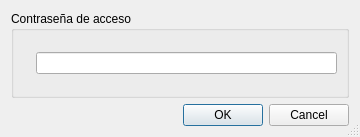
<?xml version="1.0" encoding="UTF-8"?>
<ui version="4.0">
 <class>Dialog</class>
 <widget class="QDialog" name="Dialog">
  <property name="geometry">
   <rect>
    <x>0</x>
    <y>0</y>
    <width>360</width>
    <height>137</height>
   </rect>
  </property>
  <property name="windowTitle">
   <string>Ingreso a Avrak</string>
  </property>
  <property name="sizeGripEnabled">
   <bool>true</bool>
  </property>
  <property name="modal">
   <bool>true</bool>
  </property>
  <layout class="QVBoxLayout" name="verticalLayout_2">
   <item>
    <widget class="QGroupBox" name="groupBox">
     <property name="title">
      <string>Contraseña de acceso</string>
     </property>
     <layout class="QHBoxLayout" name="horizontalLayout">
      <item>
       <widget class="QLabel" name="label">
        <property name="text">
         <string/>
        </property>
        <property name="pixmap">
         <pixmap resource="../../data.qrc">:/icons/res/application-pgp-encrypted.png</pixmap>
        </property>
       </widget>
      </item>
      <item>
       <widget class="QLineEdit" name="line_password">
        <property name="echoMode">
         <enum>QLineEdit::Password</enum>
        </property>
       </widget>
      </item>
     </layout>
    </widget>
   </item>
   <item>
    <widget class="QDialogButtonBox" name="buttonBox">
     <property name="orientation">
      <enum>Qt::Horizontal</enum>
     </property>
     <property name="standardButtons">
      <set>QDialogButtonBox::Cancel|QDialogButtonBox::Ok</set>
     </property>
    </widget>
   </item>
  </layout>
 </widget>
 <resources>
  <include location="../../data.qrc"/>
 </resources>
 <connections>
  <connection>
   <sender>buttonBox</sender>
   <signal>accepted()</signal>
   <receiver>Dialog</receiver>
   <slot>accept()</slot>
   <hints>
    <hint type="sourcelabel">
     <x>248</x>
     <y>254</y>
    </hint>
    <hint type="destinationlabel">
     <x>157</x>
     <y>274</y>
    </hint>
   </hints>
  </connection>
  <connection>
   <sender>buttonBox</sender>
   <signal>rejected()</signal>
   <receiver>Dialog</receiver>
   <slot>reject()</slot>
   <hints>
    <hint type="sourcelabel">
     <x>316</x>
     <y>260</y>
    </hint>
    <hint type="destinationlabel">
     <x>286</x>
     <y>274</y>
    </hint>
   </hints>
  </connection>
 </connections>
</ui>
